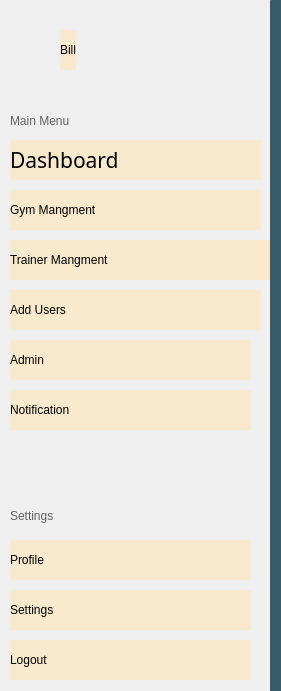
      <widget class="QWidget" name="widget_3" native="true">
       <property name="geometry">
        <rect>
         <x>9</x>
         <y>9</y>
         <width>281</width>
         <height>691</height>
        </rect>
       </property>
       <property name="styleSheet">
        <string notr="true">border-right-color: rgb(152, 183, 162);
border:solid 10px;</string>
       </property>
       <widget class="QLabel" name="MainMenuLabel">
        <property name="geometry">
         <rect>
          <x>10</x>
          <y>100</y>
          <width>191</width>
          <height>41</height>
         </rect>
        </property>
        <property name="styleSheet">
         <string notr="true">font: 24pt &quot;Yeasty Flavors&quot;;
color: rgba(0, 0, 0, 150);</string>
        </property>
        <property name="text">
         <string>Main Menu</string>
        </property>
       </widget>
       <widget class="QPushButton" name="Dashboardbtn">
        <property name="geometry">
         <rect>
          <x>10</x>
          <y>140</y>
          <width>251</width>
          <height>40</height>
         </rect>
        </property>
        <property name="font">
         <font>
          <family>Yeasty Flavors</family>
          <pointsize>16</pointsize>
          <italic>false</italic>
          <bold>false</bold>
         </font>
        </property>
        <property name="styleSheet">
         <string notr="true">QPushButton {background-color: rgb(249, 234, 205);
color: rgb(0, 0, 0);
font: 16pt &quot;Yeasty Flavors&quot;;
    border: none;
    border-radius: 25px;
            text-align: left;
}</string>
        </property>
        <property name="text">
         <string>Dashboard</string>
        </property>
        <property name="icon">
         <iconset resource="resource.qrc">
          <normaloff>:/icons/images/icons/dashboard.svg</normaloff>:/icons/images/icons/dashboard.svg</iconset>
        </property>
        <property name="iconSize">
         <size>
          <width>32</width>
          <height>32</height>
         </size>
        </property>
        <property name="autoRepeatDelay">
         <number>300</number>
        </property>
       </widget>
       <widget class="QPushButton" name="GymMangbtn">
        <property name="geometry">
         <rect>
          <x>10</x>
          <y>190</y>
          <width>251</width>
          <height>40</height>
         </rect>
        </property>
        <property name="styleSheet">
         <string notr="true">background-color: rgb(249, 234, 205);
color: rgb(0, 0, 0);
font: 16pt &quot;Yeasty Flavors&quot;;
    border: none;
    border-radius: 25px;
hover background-color: #dcdcdc;
            text-align: left;


</string>
        </property>
        <property name="text">
         <string>Gym Mangment</string>
        </property>
        <property name="icon">
         <iconset resource="resource.qrc">
          <normaloff>:/icons/images/icons/gymDumble.svg</normaloff>:/icons/images/icons/gymDumble.svg</iconset>
        </property>
        <property name="iconSize">
         <size>
          <width>32</width>
          <height>32</height>
         </size>
        </property>
       </widget>
       <widget class="QPushButton" name="TMbtn">
        <property name="geometry">
         <rect>
          <x>10</x>
          <y>240</y>
          <width>261</width>
          <height>40</height>
         </rect>
        </property>
        <property name="styleSheet">
         <string notr="true">background-color: rgb(249, 234, 205);
color: rgb(0, 0, 0);
font: 16pt &quot;Yeasty Flavors&quot;;
    border: none;
    border-radius: 25px;
hover background-color: #dcdcdc;
text-align:left;
</string>
        </property>
        <property name="text">
         <string>Trainer Mangment</string>
        </property>
        <property name="icon">
         <iconset resource="resource.qrc">
          <normaloff>:/icons/images/icons/teamMangment.svg</normaloff>:/icons/images/icons/teamMangment.svg</iconset>
        </property>
        <property name="iconSize">
         <size>
          <width>33</width>
          <height>32</height>
         </size>
        </property>
       </widget>
       <widget class="QPushButton" name="Aubtn">
        <property name="geometry">
         <rect>
          <x>10</x>
          <y>290</y>
          <width>251</width>
          <height>40</height>
         </rect>
        </property>
        <property name="styleSheet">
         <string notr="true">background-color: rgb(249, 234, 205);
color: rgb(0, 0, 0);
font: 18pt &quot;Yeasty Flavors&quot;;
    border: none;
    border-radius: 25px;
hover background-color: #dcdcdc;
            text-align: left;
</string>
        </property>
        <property name="text">
         <string>Add Users</string>
        </property>
        <property name="icon">
         <iconset resource="resource.qrc">
          <normaloff>:/icons/images/icons/add-user.svg</normaloff>:/icons/images/icons/add-user.svg</iconset>
        </property>
        <property name="iconSize">
         <size>
          <width>32</width>
          <height>32</height>
         </size>
        </property>
       </widget>
       <widget class="QPushButton" name="AdminBtn">
        <property name="geometry">
         <rect>
          <x>10</x>
          <y>340</y>
          <width>241</width>
          <height>40</height>
         </rect>
        </property>
        <property name="styleSheet">
         <string notr="true">            text-align: left;
background-color: rgb(249, 234, 205);

color: rgb(0, 0, 0);
font: 18pt &quot;Yeasty Flavors&quot;;
    border: none;
    border-radius: 25px;
hover background-color: #dcdcdc;
</string>
        </property>
        <property name="text">
         <string>Admin</string>
        </property>
        <property name="icon">
         <iconset resource="resource.qrc">
          <normaloff>:/icons/images/icons/user-admin.svg</normaloff>:/icons/images/icons/user-admin.svg</iconset>
        </property>
        <property name="iconSize">
         <size>
          <width>32</width>
          <height>32</height>
         </size>
        </property>
       </widget>
       <widget class="QPushButton" name="Notibtn">
        <property name="geometry">
         <rect>
          <x>10</x>
          <y>390</y>
          <width>241</width>
          <height>40</height>
         </rect>
        </property>
        <property name="styleSheet">
         <string notr="true">background-color: rgb(249, 234, 205);
color: rgb(0, 0, 0);
font: 18pt &quot;Yeasty Flavors&quot;;
    border: none;
    border-radius: 25px;
hover background-color: #dcdcdc;
            text-align: left;

</string>
        </property>
        <property name="text">
         <string>Notification</string>
        </property>
        <property name="icon">
         <iconset resource="resource.qrc">
          <normaloff>:/icons/images/icons/notification.svg</normaloff>:/icons/images/icons/notification.svg</iconset>
        </property>
        <property name="iconSize">
         <size>
          <width>32</width>
          <height>32</height>
         </size>
        </property>
       </widget>
       <widget class="QPushButton" name="Billbtn">
        <property name="geometry">
         <rect>
          <x>60</x>
          <y>30</y>
          <width>16</width>
          <height>40</height>
         </rect>
        </property>
        <property name="styleSheet">
         <string notr="true">background-color: rgb(249, 234, 205);
color: rgb(0, 0, 0);
font: 18pt &quot;Yeasty Flavors&quot;;
    border: none;
    border-radius: 25px;
hover background-color: #dcdcdc;
            text-align: left;
</string>
        </property>
        <property name="text">
         <string>Billing</string>
        </property>
        <property name="icon">
         <iconset resource="resource.qrc">
          <normaloff>:/icons/images/icons/bill.svg</normaloff>:/icons/images/icons/bill.svg</iconset>
        </property>
        <property name="iconSize">
         <size>
          <width>32</width>
          <height>32</height>
         </size>
        </property>
       </widget>
       <widget class="QPushButton" name="ProfileBtn">
        <property name="geometry">
         <rect>
          <x>10</x>
          <y>540</y>
          <width>241</width>
          <height>40</height>
         </rect>
        </property>
        <property name="styleSheet">
         <string notr="true">background-color: rgb(249, 234, 205);
color: rgb(0, 0, 0);
font: 18pt &quot;Yeasty Flavors&quot;;
    border: none;
    border-radius: 25px;
hover background-color: #dcdcdc;
            text-align: left;
</string>
        </property>
        <property name="text">
         <string>Profile</string>
        </property>
        <property name="icon">
         <iconset resource="resource.qrc">
          <normaloff>:/icons/images/icons/profile.svg</normaloff>:/icons/images/icons/profile.svg</iconset>
        </property>
        <property name="iconSize">
         <size>
          <width>32</width>
          <height>32</height>
         </size>
        </property>
       </widget>
       <widget class="QPushButton" name="SettingBtn">
        <property name="geometry">
         <rect>
          <x>10</x>
          <y>590</y>
          <width>241</width>
          <height>40</height>
         </rect>
        </property>
        <property name="styleSheet">
         <string notr="true">background-color: rgb(249, 234, 205);
color: rgb(0, 0, 0);
font: 18pt &quot;Yeasty Flavors&quot;;
    border: none;
    border-radius: 25px;
hover background-color: #dcdcdc;
            text-align: left;
</string>
        </property>
        <property name="text">
         <string>Settings</string>
        </property>
        <property name="icon">
         <iconset resource="resource.qrc">
          <normaloff>:/icons/images/icons/settings.svg</normaloff>:/icons/images/icons/settings.svg</iconset>
        </property>
        <property name="iconSize">
         <size>
          <width>32</width>
          <height>32</height>
         </size>
        </property>
       </widget>
       <widget class="QPushButton" name="LogOutBtn">
        <property name="geometry">
         <rect>
          <x>10</x>
          <y>640</y>
          <width>241</width>
          <height>40</height>
         </rect>
        </property>
        <property name="styleSheet">
         <string notr="true">background-color: rgb(249, 234, 205);
color: rgb(0, 0, 0);
font: 18pt &quot;Yeasty Flavors&quot;;
    border: none;
    border-radius: 25px;
hover background-color: #dcdcdc;
            text-align: left;
</string>
        </property>
        <property name="text">
         <string>Logout</string>
        </property>
        <property name="icon">
         <iconset resource="resource.qrc">
          <normaloff>:/icons/images/icons/logout.svg</normaloff>:/icons/images/icons/logout.svg</iconset>
        </property>
        <property name="iconSize">
         <size>
          <width>32</width>
          <height>32</height>
         </size>
        </property>
       </widget>
       <widget class="QLabel" name="SettingsLabel">
        <property name="geometry">
         <rect>
          <x>10</x>
          <y>500</y>
          <width>141</width>
          <height>31</height>
         </rect>
        </property>
        <property name="styleSheet">
         <string notr="true">color: rgba(0, 0, 0, 150);
font: 24pt &quot;Yeasty Flavors&quot;;</string>
        </property>
        <property name="text">
         <string>Settings</string>
        </property>
       </widget>
       <widget class="QLabel" name="logo">
        <property name="geometry">
         <rect>
          <x>0</x>
          <y>-10</y>
          <width>131</width>
          <height>111</height>
         </rect>
        </property>
        <property name="lineWidth">
         <number>-4</number>
        </property>
        <property name="text">
         <string/>
        </property>
        <property name="pixmap">
         <pixmap resource="resource.qrc">:/img/images/logo.png</pixmap>
        </property>
        <property name="scaledContents">
         <bool>true</bool>
        </property>
       </widget>
       <widget class="QWidget" name="widget_7" native="true">
        <property name="geometry">
         <rect>
          <x>270</x>
          <y>0</y>
          <width>20</width>
          <height>701</height>
         </rect>
        </property>
        <property name="styleSheet">
         <string notr="true">background-color: rgb(55, 91, 106);
border-radius:1px</string>
        </property>
       </widget>
       <zorder>Billbtn</zorder>
       <zorder>MainMenuLabel</zorder>
       <zorder>Dashboardbtn</zorder>
       <zorder>GymMangbtn</zorder>
       <zorder>TMbtn</zorder>
       <zorder>Aubtn</zorder>
       <zorder>AdminBtn</zorder>
       <zorder>Notibtn</zorder>
       <zorder>ProfileBtn</zorder>
       <zorder>SettingBtn</zorder>
       <zorder>LogOutBtn</zorder>
       <zorder>SettingsLabel</zorder>
       <zorder>logo</zorder>
       <zorder>widget_7</zorder>
      </widget>
